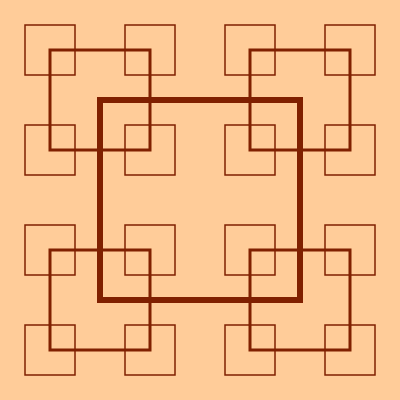
Frame 1 (no input)
Frame 60 (no input): identical to frame 1, image omitted
Frame 120 (the mouse pressed at the canvas centre since frame 60): identical to frame 1, image omitted

The p5.js sketch that drew this single still picture (run headless with seeded random() and noise() and a simulated clock; from frame 60 on, the mouse is pressed at the canvas centre):

// p5.js sketch
// ── sketch.js
let slider;

function setup() {
  createCanvas(400, 400);
  slider = createSlider(20, width / 2, 50);
}

function draw() {
  background(255, 204, 153);
  noFill();
	 stroke(200, 102, 153, 204);
	 drawSquare(width / 2, height / 2, width / 2); 
}

function drawSquare(x, y, l) {
  rectMode(CENTER);
  strokeWeight(0.03*l);
		 stroke(128, 32, 0, 40*l);
  square(x, y, l);
  if (l > slider.value()) {
    drawSquare(x-l/2, y-l/2, l/2);
    drawSquare(x+l/2, y-l/2, l/2);
    drawSquare(x-l/2, y+l/2, l/2);
    drawSquare(x+l/2, y+l/2, l/2);
  }
}
